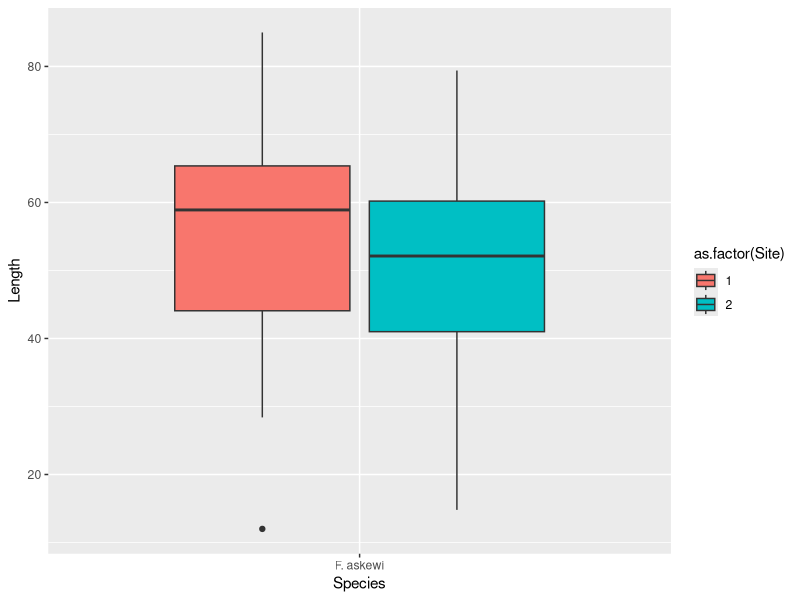

This figure's R source:
## Data analysis, using lengths obtained through Quadrats

# Load ggplot 2 and dplyr
library(ggplot2)
library(dplyr)

# Import Data
QuadratLengths <- read.csv('data/LengthsQuadrats.csv')

# Filter to only have the Sabine River
Sabine <- QuadratLengths %>%
  filter(River == "Sabine") %>%
  select(Length, Site, Species)

# Create box plot comparing the average length between sites
ggplot(data=Sabine, aes(x=Species, y=Length , fill=as.factor(Site))) + geom_boxplot()

